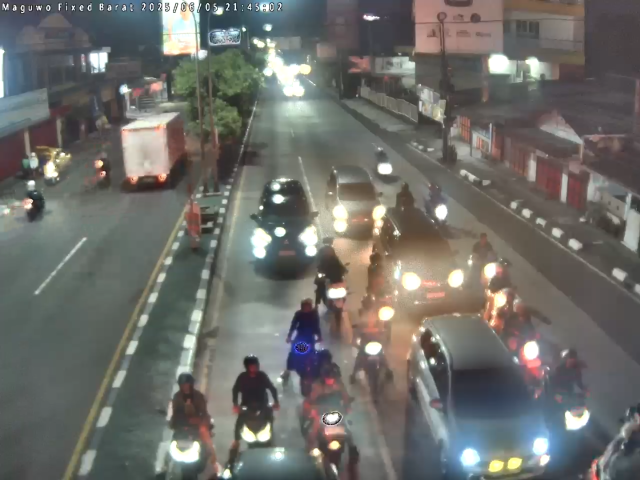
#> input picture annotate0.png, 1280 x 960 px (shown at 1/2 size)
$ python 0_ROI.py
#> lines starting #> are read from the running program, lines starting #| are printed output that depends on the picture; after the words box and inside, x2 and y2 are one past the last pixel; in counts of white or black regions, pixels touching at a corner belong together
import cv2
import numpy as np

NAMA_FILE_GAMBAR = 'annotate0.png'

src_pts = np.array([
    [510, 209],
    [680, 202],
    [1209, 551],
    [412, 583]
], dtype=np.int32)

image = cv2.imread(NAMA_FILE_GAMBAR)
#> image is the input picture: shape (960, 1280, 3); mean B, G, R 105.6, 109.9, 110

if image is None:
    print(f"Error: Gambar tidak ditemukan di '{NAMA_FILE_GAMBAR}'")
else:
    height, width, _ = image.shape
#> height = 960; width = 1280

    mask = np.zeros((height, width), dtype=np.uint8)

    cv2.fillPoly(mask, [src_pts], (255))
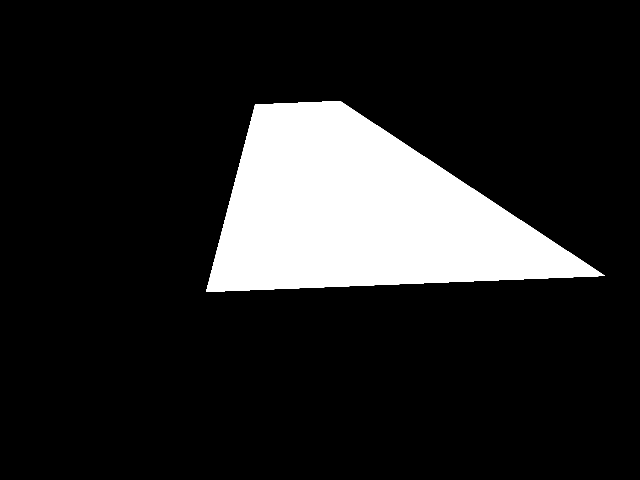
#> mask: shape (960, 1280) (shown at 1/2 size); 14.6% white; 1 white region, box (x1, y1, x2, y2) and area: (412, 202, 1210, 584) 179923

    image_with_mask_applied = cv2.bitwise_and(image, image, mask=mask)
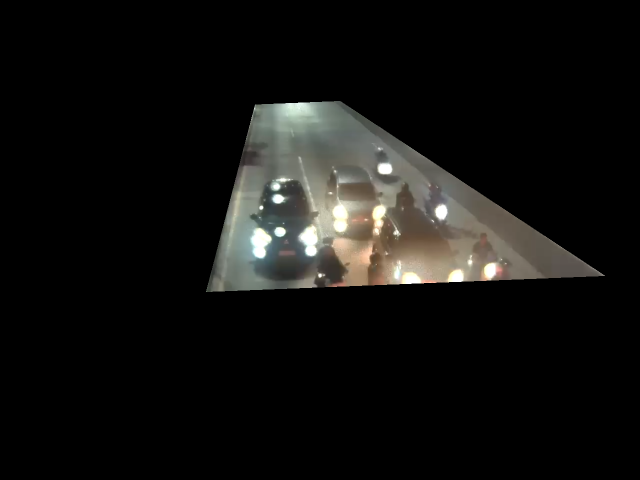
#> image_with_mask_applied: shape (960, 1280, 3) (shown at 1/2 size); mean B, G, R 16.4, 18.1, 18.5

    cv2.imwrite("roi_mask.png", mask)

    cv2.imshow("Gambar Asli", image)
    cv2.imshow("Gambar Mask (roi_mask.png)", mask)
    cv2.imshow("Hasil Gambar Setelah Diberi Mask", image_with_mask_applied)

    print("="*50)
    print("Mask image berhasil dibuat dan disimpan sebagai 'roi_mask.png'")
    print("Tekan tombol apa saja untuk keluar.")
    print("="*50)

    cv2.waitKey(0)
    cv2.destroyAllWindows()
